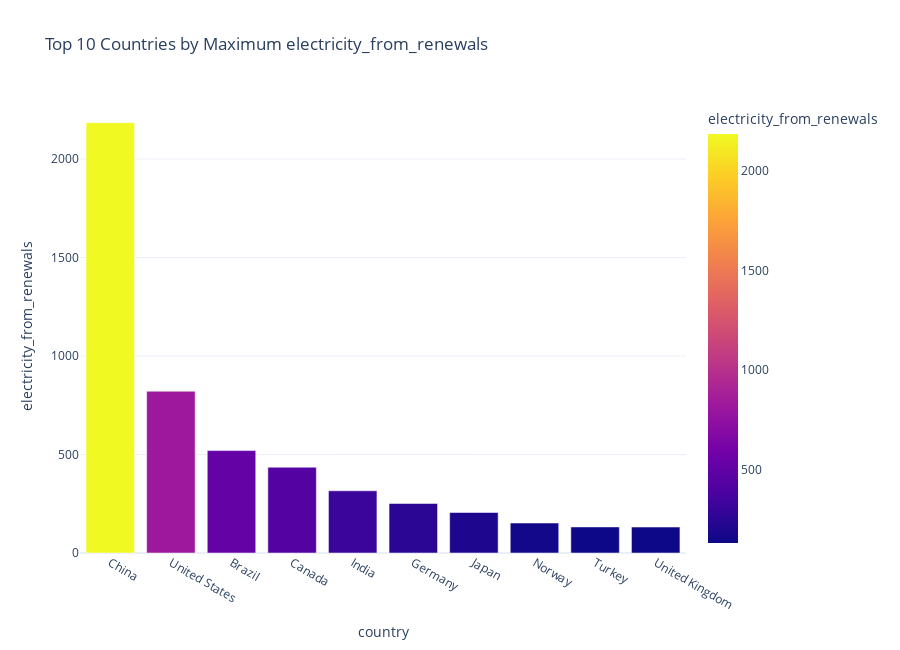

The code cell stored with this chart in its notebook:
### Code cell
# Calculate the maximum 'CO2' emissions for each 'Country' category and sort in descending order
max_co2 = energy_data.groupby('country')['electricity_from_renewals'].max().reset_index()
max_co2 = max_co2.sort_values(by='electricity_from_renewals', ascending=False)

# Select the top 10 'Country' categories with the highest maximum 'CO2' emissions
top_10_high_co2 = max_co2.head(10)

# Create a bar plot using Plotly Express
fig = px.bar(
    top_10_high_co2,  # DataFrame containing the data
    x='country',  # x-values: 'Country' categories
    y='electricity_from_renewals',  # y-values: maximum 'CO2' emissions
    color='electricity_from_renewals',  # Color the bars based on the indices
    title='Top 10 Countries by Maximum electricity_from_renewals',  # Set the title of the plot
    labels={'Country': 'Country', 'electricity_from_renewals': 'electricity_from_renewals'},  # Customize labels
    template='plotly_white'  # Use a white template for the plot
)

# Set the height of the plot
fig.update_layout(height=650)

# Display the plot
fig.show()

### Figure 1 — Plotly figure (JSON) as saved in the notebook; plotly's stock layout.template omitted (floating-point values rounded to 4 significant figures)
{"data": [{"alignmentgroup": "True", "hovertemplate": "country=%{x}<br>electricity_from_renewals=%{marker.color}<extra></extra>", "legendgroup": "", "marker": {"color": [2185.0, 821.4, 520.0, 435.4, 315.8, 251.5, 205.6, 152.1, 132.3, 131.7], "coloraxis": "coloraxis", "pattern": {"shape": ""}}, "name": "", "offsetgroup": "", "orientation": "v", "showlegend": false, "textposition": "auto", "x": ["China", "United States", "Brazil", "Canada", "India", "Germany", "Japan", "Norway", "Turkey", "United Kingdom"], "xaxis": "x", "y": [2185.0, 821.4, 520.0, 435.4, 315.8, 251.5, 205.6, 152.1, 132.3, 131.7], "yaxis": "y", "type": "bar"}], "layout": {"xaxis": {"anchor": "y", "domain": [0.0, 1.0], "title": {"text": "country"}}, "yaxis": {"anchor": "x", "domain": [0.0, 1.0], "title": {"text": "electricity_from_renewals"}}, "coloraxis": {"colorbar": {"title": {"text": "electricity_from_renewals"}}, "colorscale": [[0.0, "#0d0887"], [0.1111, "#46039f"], [0.2222, "#7201a8"], [0.3333, "#9c179e"], [0.4444, "#bd3786"], [0.5556, "#d8576b"], [0.6667, "#ed7953"], [0.7778, "#fb9f3a"], [0.8889, "#fdca26"], [1.0, "#f0f921"]]}, "legend": {"tracegroupgap": 0}, "title": {"text": "Top 10 Countries by Maximum electricity_from_renewals"}, "barmode": "relative", "height": 650}}
